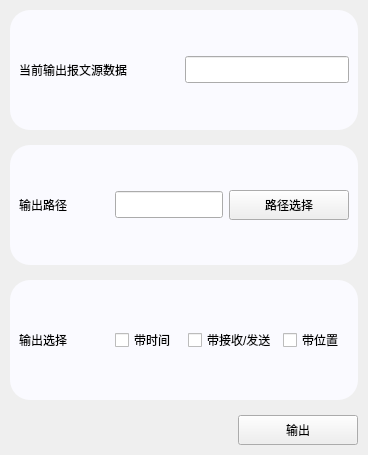
            <widget class="QWidget" name="outputPage">
             <property name="styleSheet">
              <string notr="true">#outputPage {
background-color:#f1f1f1;
}

#frame_9 {
background-color:transparent;
border:none;
}

#frame_10 {
background-color:#fafaff;
border:none;
border-radius:20px;
}

#frame_11 {
background-color:#fafaff;
border:none;
border-radius:20px;
}

#frame_12 {
background-color:#fafaff;
border:none;
border-radius:20px;
}</string>
             </property>
             <layout class="QGridLayout" name="gridLayout_3">
              <property name="leftMargin">
               <number>0</number>
              </property>
              <property name="topMargin">
               <number>0</number>
              </property>
              <property name="rightMargin">
               <number>0</number>
              </property>
              <property name="bottomMargin">
               <number>0</number>
              </property>
              <property name="spacing">
               <number>0</number>
              </property>
              <item row="1" column="1" alignment="Qt::AlignTop">
               <widget class="QFrame" name="frame_9">
                <property name="frameShape">
                 <enum>QFrame::StyledPanel</enum>
                </property>
                <property name="frameShadow">
                 <enum>QFrame::Raised</enum>
                </property>
                <layout class="QVBoxLayout" name="verticalLayout_13">
                 <property name="spacing">
                  <number>15</number>
                 </property>
                 <property name="leftMargin">
                  <number>10</number>
                 </property>
                 <property name="topMargin">
                  <number>10</number>
                 </property>
                 <property name="rightMargin">
                  <number>10</number>
                 </property>
                 <property name="bottomMargin">
                  <number>10</number>
                 </property>
                 <item>
                  <widget class="QFrame" name="frame_12">
                   <property name="minimumSize">
                    <size>
                     <width>0</width>
                     <height>120</height>
                    </size>
                   </property>
                   <property name="frameShape">
                    <enum>QFrame::StyledPanel</enum>
                   </property>
                   <property name="frameShadow">
                    <enum>QFrame::Raised</enum>
                   </property>
                   <layout class="QHBoxLayout" name="horizontalLayout_10">
                    <item>
                     <widget class="QLabel" name="label_18">
                      <property name="minimumSize">
                       <size>
                        <width>160</width>
                        <height>0</height>
                       </size>
                      </property>
                      <property name="text">
                       <string>当前输出报文源数据</string>
                      </property>
                     </widget>
                    </item>
                    <item>
                     <widget class="QLineEdit" name="lineEdit_3">
                      <property name="minimumSize">
                       <size>
                        <width>0</width>
                        <height>27</height>
                       </size>
                      </property>
                     </widget>
                    </item>
                   </layout>
                  </widget>
                 </item>
                 <item>
                  <widget class="QFrame" name="frame_10">
                   <property name="minimumSize">
                    <size>
                     <width>0</width>
                     <height>120</height>
                    </size>
                   </property>
                   <property name="maximumSize">
                    <size>
                     <width>16777215</width>
                     <height>120</height>
                    </size>
                   </property>
                   <property name="frameShape">
                    <enum>QFrame::StyledPanel</enum>
                   </property>
                   <property name="frameShadow">
                    <enum>QFrame::Raised</enum>
                   </property>
                   <layout class="QHBoxLayout" name="horizontalLayout_5">
                    <item>
                     <widget class="QLabel" name="label_16">
                      <property name="minimumSize">
                       <size>
                        <width>90</width>
                        <height>0</height>
                       </size>
                      </property>
                      <property name="text">
                       <string>输出路径</string>
                      </property>
                      <property name="alignment">
                       <set>Qt::AlignLeading|Qt::AlignLeft|Qt::AlignVCenter</set>
                      </property>
                     </widget>
                    </item>
                    <item>
                     <widget class="QLineEdit" name="lineEdit_2">
                      <property name="minimumSize">
                       <size>
                        <width>0</width>
                        <height>27</height>
                       </size>
                      </property>
                      <property name="toolTip">
                       <string>选择输出路径</string>
                      </property>
                     </widget>
                    </item>
                    <item>
                     <widget class="QPushButton" name="pathBtn">
                      <property name="minimumSize">
                       <size>
                        <width>120</width>
                        <height>30</height>
                       </size>
                      </property>
                      <property name="maximumSize">
                       <size>
                        <width>120</width>
                        <height>30</height>
                       </size>
                      </property>
                      <property name="toolTip">
                       <string>选择输出路径</string>
                      </property>
                      <property name="text">
                       <string>路径选择</string>
                      </property>
                     </widget>
                    </item>
                   </layout>
                  </widget>
                 </item>
                 <item>
                  <widget class="QFrame" name="frame_11">
                   <property name="minimumSize">
                    <size>
                     <width>0</width>
                     <height>120</height>
                    </size>
                   </property>
                   <property name="maximumSize">
                    <size>
                     <width>16777215</width>
                     <height>120</height>
                    </size>
                   </property>
                   <property name="frameShape">
                    <enum>QFrame::StyledPanel</enum>
                   </property>
                   <property name="frameShadow">
                    <enum>QFrame::Raised</enum>
                   </property>
                   <layout class="QHBoxLayout" name="horizontalLayout_9">
                    <item>
                     <widget class="QLabel" name="label_17">
                      <property name="minimumSize">
                       <size>
                        <width>90</width>
                        <height>0</height>
                       </size>
                      </property>
                      <property name="maximumSize">
                       <size>
                        <width>16777215</width>
                        <height>16777215</height>
                       </size>
                      </property>
                      <property name="text">
                       <string>输出选择</string>
                      </property>
                      <property name="alignment">
                       <set>Qt::AlignLeading|Qt::AlignLeft|Qt::AlignVCenter</set>
                      </property>
                     </widget>
                    </item>
                    <item>
                     <widget class="QCheckBox" name="withTimeCheck">
                      <property name="toolTip">
                       <string>输出数据带报文时间</string>
                      </property>
                      <property name="text">
                       <string>带时间</string>
                      </property>
                     </widget>
                    </item>
                    <item>
                     <widget class="QCheckBox" name="withSendCheck">
                      <property name="toolTip">
                       <string>输出数据显示报文是接收还是发出</string>
                      </property>
                      <property name="text">
                       <string>带接收/发送</string>
                      </property>
                     </widget>
                    </item>
                    <item>
                     <widget class="QCheckBox" name="withPositionCheck">
                      <property name="toolTip">
                       <string>输出数据显示报文内容对应位置</string>
                      </property>
                      <property name="text">
                       <string>带位置</string>
                      </property>
                     </widget>
                    </item>
                   </layout>
                  </widget>
                 </item>
                 <item alignment="Qt::AlignRight">
                  <widget class="QPushButton" name="outputBtn_2">
                   <property name="minimumSize">
                    <size>
                     <width>120</width>
                     <height>30</height>
                    </size>
                   </property>
                   <property name="maximumSize">
                    <size>
                     <width>120</width>
                     <height>30</height>
                    </size>
                   </property>
                   <property name="styleSheet">
                    <string notr="true"/>
                   </property>
                   <property name="text">
                    <string>输出</string>
                   </property>
                  </widget>
                 </item>
                </layout>
               </widget>
              </item>
             </layout>
            </widget>
